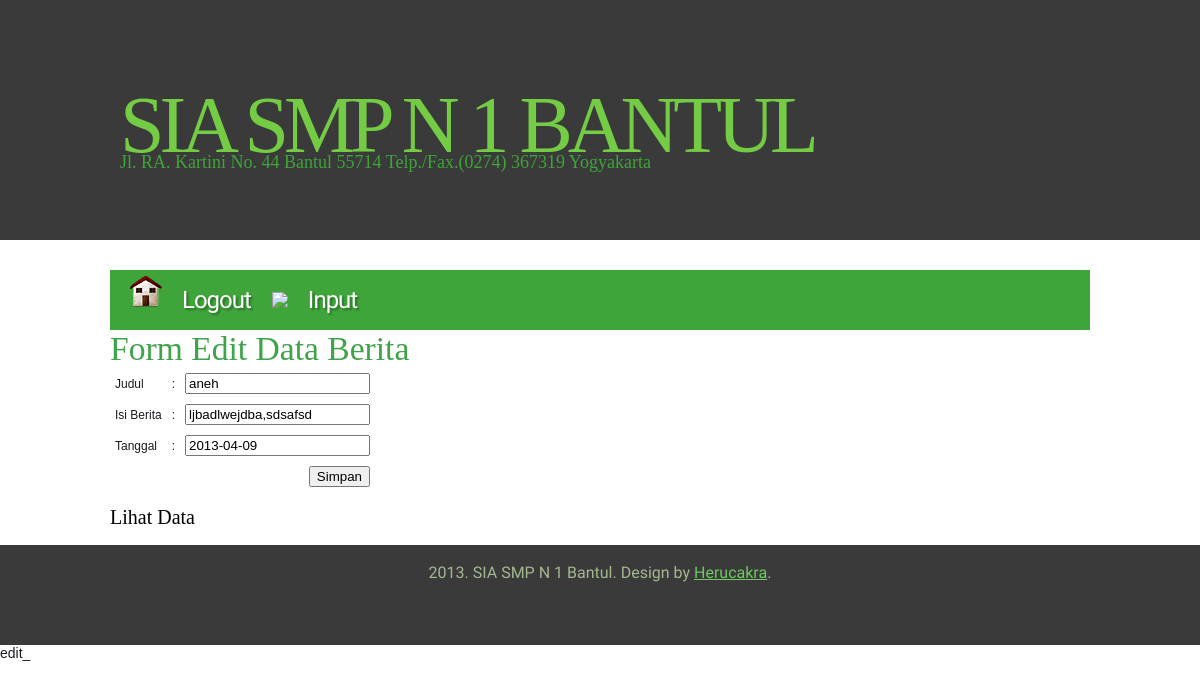
/edit_berita.php?id_berita=1 (signed in), run on the app's committed database.
### tables this page shows
CREATE TABLE IF NOT EXISTS `berita` (
  `id_berita` int(4) NOT NULL AUTO_INCREMENT,
  `judul` text NOT NULL,
  `isi` text NOT NULL,
  `tgl` date NOT NULL,
  PRIMARY KEY (`id_berita`)
);

### edit_berita.php (the view, shortened to what this page needs)
<html>
<head>
<link href="style.css" rel="stylesheet" type="text/css" media="screen" />
</head>
<body>
<?php
$id = $_GET['id_berita'];
$query = mysql_query("select * from berita where id_berita='$id'") or die(mysql_error());
$data = mysql_fetch_array($query);
?>
<div id="wrapper">
	<div id="header-wrapper">
		<div id="header">
			<div id="logo">
				<h1><a href="#">SIA SMP N 1 Bantul</a></h1>
				<p>Jl. RA. Kartini No. 44 Bantul 55714 Telp./Fax.(0274) 367319 Yogyakarta</p>
			</div>
		</div>
	</div>
	<div id="menu-wrapper">
		<ul id="menu">
		<li><a href="logout.php"><img src ="images/home.png" /><span>Logout</span></a></li>
		<li><img src ="images/nilai.png" /><span>Input</span></a>
		</li>
		</ul>
	</div>
	<div id="page">
			<h2 class="title">Form Edit Data Berita</h2>
<form name="input_data" action="update_berita.php" method="post">
<table border="0" cellpadding="5" cellspacing="0">
    <tbody>
        <tr>
            <td>Judul</td>
            <td>:</td>
            <td><input type="text" name="judul" maxlength="20" required="required" value="<?php echo $data['judul']; ?>" /></td>
        </tr>
		<tr>
            <td>Isi Berita</td>
            <td>:</td>
            <td><input type="textarea" name="isi" maxlength="20" required="required" value="<?php echo $data['isi']; ?>"> </textarea></td>
        </tr>
        <tr>
            <td>Tanggal</td>
            <td>:</td>
            <td><input type="text" name="tgl" required="required" value="<?php echo $data['tgl']; ?>" /></td>
        </tr>
        <tr>
            <td align="right" colspan="3"><input type="submit" name="submit" value="Simpan" /></td>
        </tr>
    </tbody>
</table>
</form>
<a href="view_berita.php"><h3>Lihat Data</h3></a>
		<div style="clear: both;">&nbsp;</div>
	</div>
</div>
<div id="footer">
	<p>2013. SIA SMP N 1 Bantul. Design by <a href="http://www.smpn1bantul.net">Herucakra</a>.</p>
</div>
</body>
</html>

### style.css (style rules this page uses)
body { margin: 0; padding: 0; background: #FFFFFF; font-family: Arial, Helvetica, sans-serif; font-size: 14px; color: #181B20; }
h1, h2, h3 { margin: 0px; padding: 0px; font-family: 'Arvo', serif; font-weight: 400; color: #3FA449; }
table tbody { font-size: 12px; }
h1 { font-size: 2em; }
h2 { font-size: 2.4em; }
h3 { font-size: 1.0em; }
p, ul, ol { margin-top: 0; line-height: 180%; }
a { text-decoration: none; color: #9C9A9A; }
#wrapper { margin: 0 auto; padding: 0; }
#header-wrapper { height: 240px; background: #3A3A3A; margin-bottom: 30px; }
#header { width: 960px; height: 240px; margin: 0 auto; }
#logo { width: 980px; height: 100px; margin: 0px auto; padding: 80px 0px 0px 0px; color: #3FA43A; }
#logo h1, #logo p { display: block; margin: 0px; padding: 0px; }
#logo h1 { letter-spacing: -5px; text-align: left; text-transform: uppercase; font-size: 80px; color: #3FA43A; }
#logo h1 a { color: #73CC43; }
#logo p { margin-top: -25px; text-align: left; font-family: 'Arvo', serif; font-size: 18px; }
#logo a { border: none; background: none; text-decoration: none; color: #3FA43A; }
#menu-wrapper { width: 980px; height: 60px; margin: 0px auto; padding: 0px; background: #3FA43A; }
#menu { margin: 0; padding: 0px 20px; list-style: none; line-height: 60px; letter-spacing: -1px; text-decoration: none; text-shadow: 2px 2px 2px rgba(0,0,0,.3); font-family: 'Abel', sans-serif; font-size: 24px; font-weight: normal; color: #FFFFFF; }
#menu li { float: left; margin-right: 1px; }
#menu a { display: block; float: left; height: 60px; margin: 0px; color: #FFFFFF; }
#menu span { padding: 0px 20px; }
#page { width: 980px; margin: 0px auto; padding: 0px; }
#page h3 { font-size: 20px; color: #000000; }
#footer { height: 100px; background: #3A3A3A; }
#footer p { margin: 0; padding-top: 18px; line-height: normal; text-align: center; font-family: 'Abel', sans-serif; font-size: 16px; color: #A4B890; }
#footer a { text-decoration: underline; color: #70C964; }

### data on the page
berita: judul "aneh", isi "ljbadlwejdba,sdsafsd", tgl "2013-04-09"
